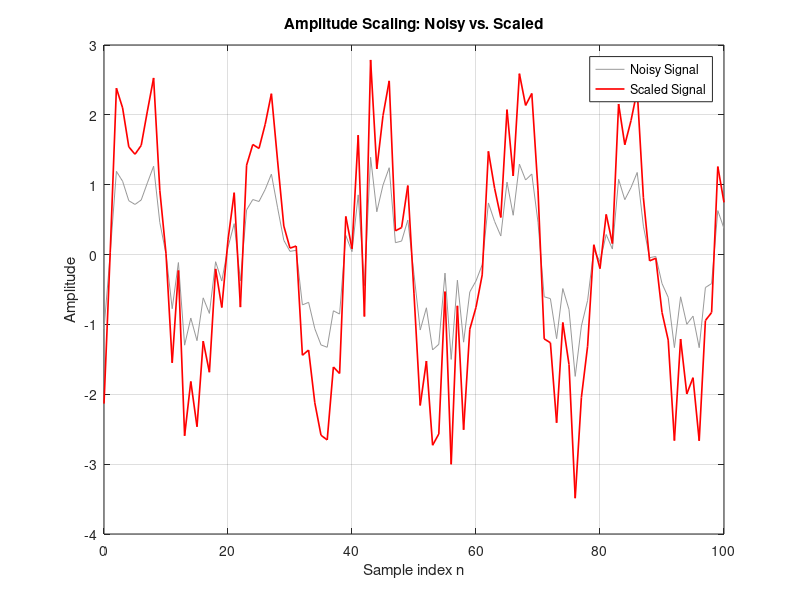
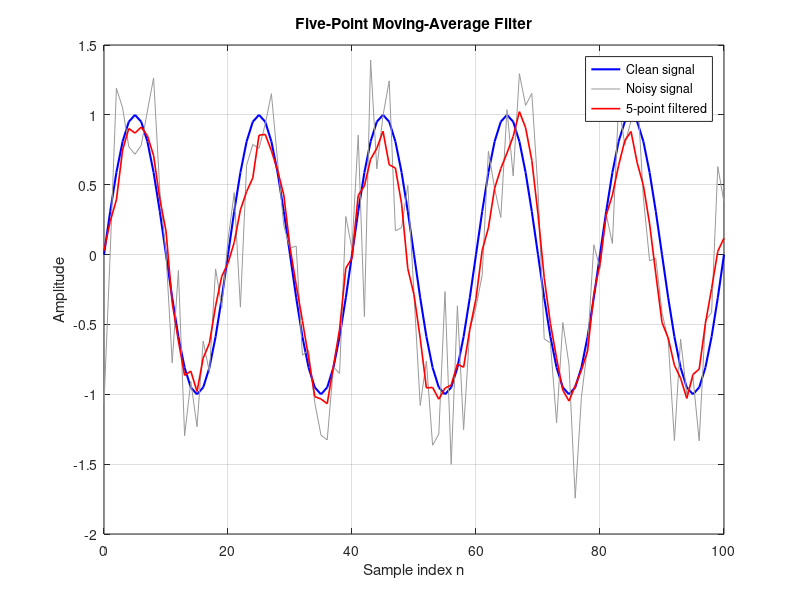
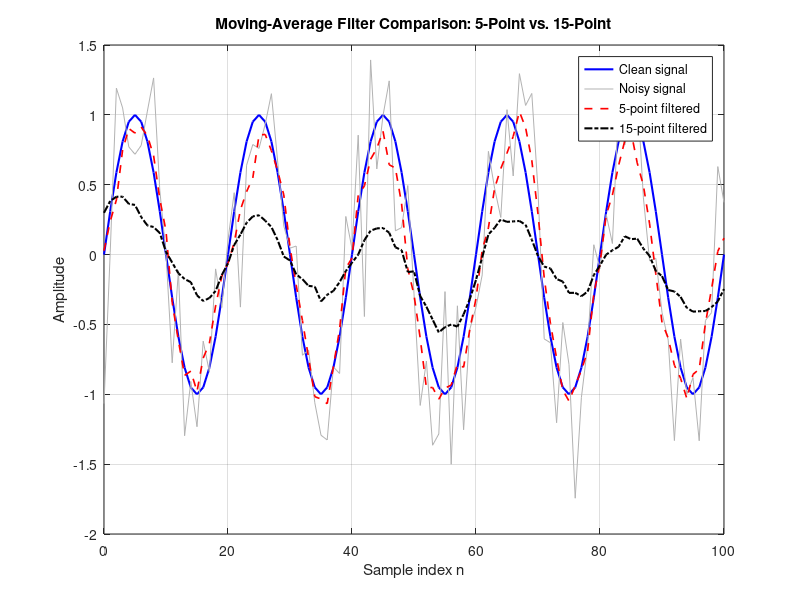
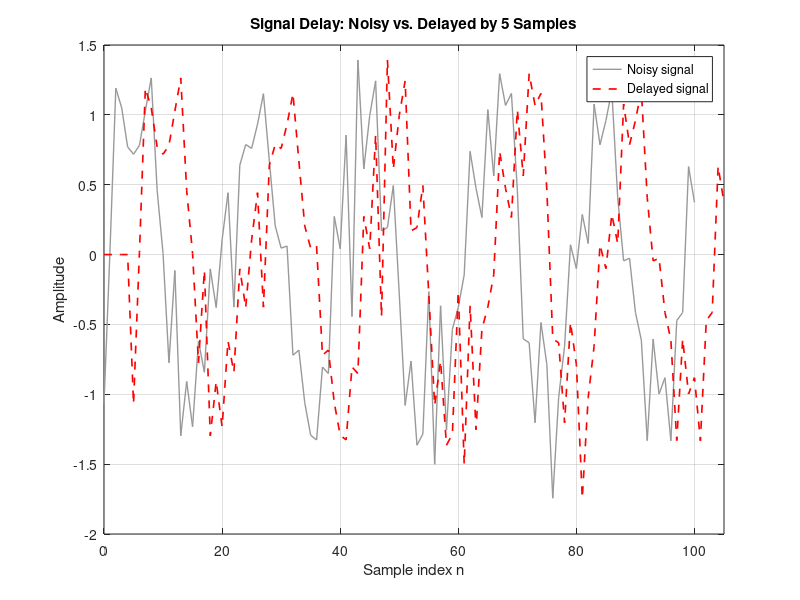

The MATLAB script that drew these images, in order:
clear;
close all;
clc;

% Use the same random noise each time
rng(1);

%% Create a clean discrete-time signal

n = 0:100;
clean = sin(0.1*pi*n);

%% Add noise

noise = 0.4*randn(size(n));
measured = clean + noise;

% Multiply the noisy signal by 2

scaleFactor = 2;
scaled = scaleFactor * measured;

%% Display the clean and noisy signals

figure;

plot(n,measured,'Color',[0.6 0.6 0.6]);
hold on;
plot(n, scaled, 'r', 'LineWidth', 1.2);
grid on;
xlabel('Sample index n');
ylabel('Amplitude');
title('Amplitude Scaling: Noisy vs. Scaled');
legend('Noisy Signal', 'Scaled Signal');

saveas(gcf, 'signal_operations.png');


%% Task 2: Signal delay

delay = 5;
delayed = [zeros(1,delay) measured];

n_measured = 0:length(measured)-1;
n_delayed  = 0:length(delayed)-1;

figure;
plot(n_measured, measured, 'Color', [0.6 0.6 0.6], 'LineWidth', 1);
hold on;
plot(n_delayed, delayed, 'r--', 'LineWidth', 1.2);
grid on;
xlabel('Sample index n');
ylabel('Amplitude');
title(sprintf('Signal Delay: Noisy vs. Delayed by %d Samples', delay));
legend('Noisy signal', 'Delayed signal');
xlim([0 n_delayed(end)]);


%% Task 3: Five-point moving-average filter
h5 = ones(1,5)/5;
filtered5 = conv(measured, h5, 'same');

figure;
plot(n, clean, 'b', 'LineWidth', 1.5);
hold on;
plot(n, measured, 'Color', [0.6 0.6 0.6]);
plot(n, filtered5, 'r', 'LineWidth', 1.2);
grid on;
xlabel('Sample index n');
ylabel('Amplitude');
title('Five-Point Moving-Average Filter');
legend('Clean signal', 'Noisy signal', '5-point filtered');
saveas(gcf, 'noise_filtering.png');

%% Task 4: Compare two filter lengths
h15 = ones(1,15)/15;
filtered15 = conv(measured, h15, 'same');

figure;
plot(n, clean, 'b', 'LineWidth', 1.5);
hold on;
plot(n, measured, 'Color', [0.7 0.7 0.7]);
plot(n, filtered5, 'r--', 'LineWidth', 1.2);
plot(n, filtered15, 'k-.', 'LineWidth', 1.5);
grid on;
xlabel('Sample index n');
ylabel('Amplitude');
title('Moving-Average Filter Comparison: 5-Point vs. 15-Point');
legend('Clean signal', 'Noisy signal', '5-point filtered', '15-point filtered', ...
       'Location', 'best');
saveas(gcf, 'filter_comparison.png');
